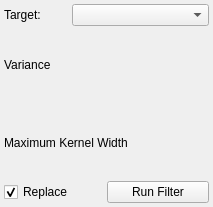
<?xml version="1.0" encoding="UTF-8"?>
<ui version="4.0">
 <class>DiscreteGaussianFilterInterface</class>
 <widget class="QWidget" name="DiscreteGaussianFilterInterface">
  <property name="geometry">
   <rect>
    <x>0</x>
    <y>0</y>
    <width>213</width>
    <height>207</height>
   </rect>
  </property>
  <property name="sizePolicy">
   <sizepolicy hsizetype="Preferred" vsizetype="Fixed">
    <horstretch>0</horstretch>
    <verstretch>0</verstretch>
   </sizepolicy>
  </property>
  <property name="minimumSize">
   <size>
    <width>213</width>
    <height>207</height>
   </size>
  </property>
  <property name="maximumSize">
   <size>
    <width>16777215</width>
    <height>207</height>
   </size>
  </property>
  <property name="baseSize">
   <size>
    <width>650</width>
    <height>0</height>
   </size>
  </property>
  <property name="windowTitle">
   <string>Discrete Gaussian Filter</string>
  </property>
  <layout class="QVBoxLayout" name="verticalLayout">
   <property name="spacing">
    <number>0</number>
   </property>
   <property name="margin">
    <number>4</number>
   </property>
   <item>
    <layout class="QHBoxLayout" name="activeHLayout" stretch="1,2">
     <property name="spacing">
      <number>0</number>
     </property>
     <item>
      <widget class="QLabel" name="activeLabel">
       <property name="text">
        <string>Target:</string>
       </property>
      </widget>
     </item>
     <item>
      <widget class="QComboBox" name="activeComboBox"/>
     </item>
    </layout>
   </item>
   <item>
    <layout class="QHBoxLayout" name="varianceHLayout_top">
     <item>
      <widget class="QLabel" name="varianceLabel">
       <property name="text">
        <string>Variance</string>
       </property>
      </widget>
     </item>
     <item>
      <spacer name="varianceHSpacer">
       <property name="orientation">
        <enum>Qt::Horizontal</enum>
       </property>
       <property name="sizeHint" stdset="0">
        <size>
         <width>40</width>
         <height>20</height>
        </size>
       </property>
      </spacer>
     </item>
    </layout>
   </item>
   <item>
    <layout class="QHBoxLayout" name="varianceHLayout_bottom"/>
   </item>
   <item>
    <layout class="QHBoxLayout" name="kernelHLayout_top">
     <item>
      <widget class="QLabel" name="kernelLabel">
       <property name="text">
        <string>Maximum Kernel Width</string>
       </property>
      </widget>
     </item>
     <item>
      <spacer name="kernelHSpacer">
       <property name="orientation">
        <enum>Qt::Horizontal</enum>
       </property>
       <property name="sizeHint" stdset="0">
        <size>
         <width>40</width>
         <height>20</height>
        </size>
       </property>
      </spacer>
     </item>
    </layout>
   </item>
   <item>
    <layout class="QHBoxLayout" name="kernelHLayout_bottom"/>
   </item>
   <item>
    <layout class="QHBoxLayout" name="replaceInvertLayout">
     <property name="spacing">
      <number>0</number>
     </property>
     <item>
      <widget class="QCheckBox" name="replaceCheckBox">
       <property name="text">
        <string>Replace</string>
       </property>
       <property name="checked">
        <bool>true</bool>
       </property>
      </widget>
     </item>
     <item>
      <widget class="QPushButton" name="invertButton">
       <property name="text">
        <string>Run Filter</string>
       </property>
      </widget>
     </item>
    </layout>
   </item>
  </layout>
 </widget>
 <resources/>
 <connections/>
</ui>
